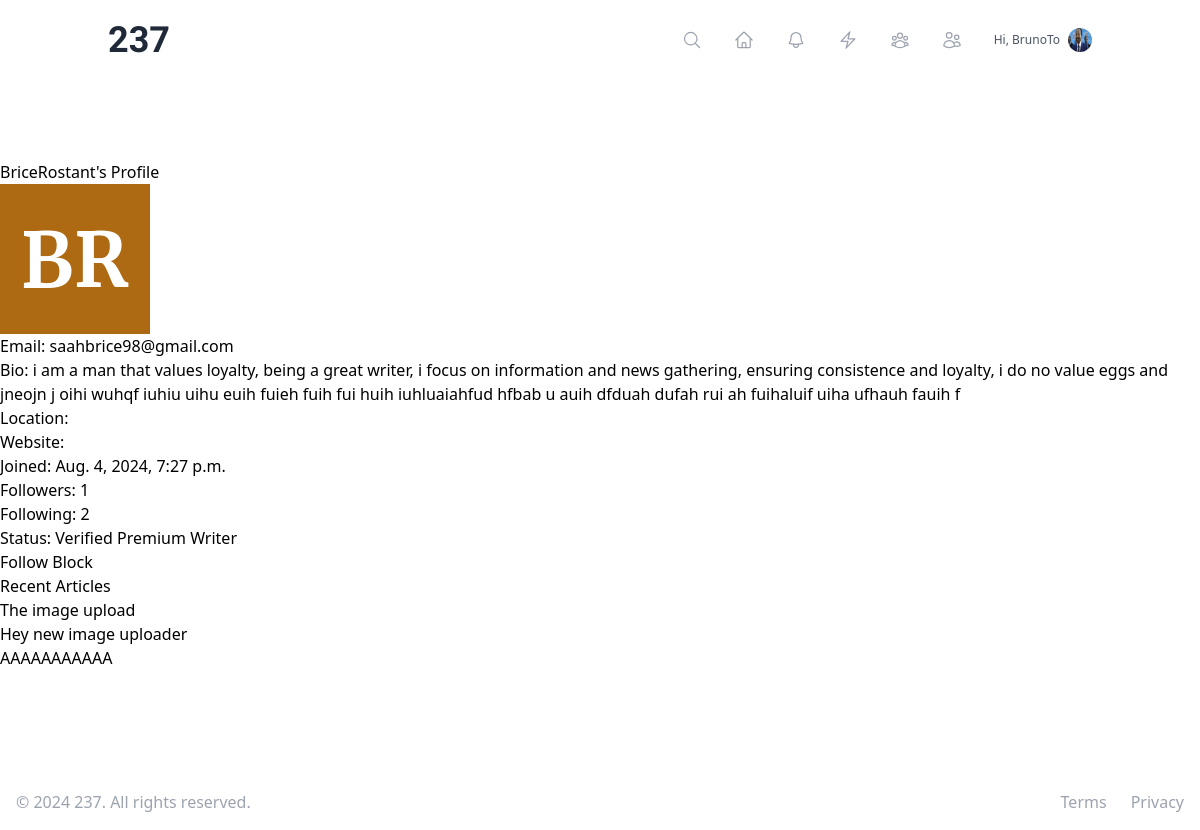
The page /users/profile/BriceRostant/ (signed in) on the database its author committed.
### users/models.py (models this page shows, shortened)
class User(AbstractUser):
    bio = models.TextField(max_length=500, blank=True)
    profile_picture = models.ImageField(upload_to='profile_pics/', blank=True, null=True)
    date_joined = models.DateTimeField(auto_now_add=True)
    location = models.CharField(max_length=100, blank=True)
    website = models.URLField(max_length=200, blank=True)
    following = models.ManyToManyField('self', symmetrical=False, related_name='followers')
    blocked_users = models.ManyToManyField('self', symmetrical=False, related_name='blocked_by')
    is_verified = models.BooleanField(default=False)
    is_premium = models.BooleanField(default=False)
    is_manual_writer = models.BooleanField(default=False)
    def get_avatar_url(self):
        return get_or_create_avatar(self)
    @property
    def is_writer(self):
        if self.is_manual_writer:
            return True
    def unread_notifications_count(self):
        return self.notifications.filter(is_read=False).count()

### articles/models.py (models this page shows, shortened)
class Article(models.Model):
    title = models.CharField(max_length=200)
    content = models.TextField()
    image = models.ImageField(upload_to='article_images/', validators=[validate_file_size], null=True, blank=True)
    thumbnail = models.ImageField(upload_to='article_thumbnails/', validators=[validate_file_size], null=True, blank=True)
    author = models.ForeignKey(settings.AUTH_USER_MODEL, on_delete=models.CASCADE)
    created_at = models.DateTimeField(auto_now_add=True)
    updated_at = models.DateTimeField(auto_now=True)
    published_at = models.DateTimeField(null=True, blank=True)
    status = models.CharField(max_length=10, choices=[('draft', 'Draft'), ('published', 'Published')], default='draft')
    language = models.CharField(max_length=2, choices=[('EN', 'English'), ('FR', 'French')])
    tags = TaggableManager()
    bookmarks = models.ManyToManyField(settings.AUTH_USER_MODEL, related_name='bookmarked_articles', blank=True)

### users/views.py (the view)
# urls.py: path('profile/<str:username>/', UserProfileView.as_view(), name='user_profile'),
class UserProfileView(LoginRequiredMixin, DetailView):
    model = User
    template_name = 'users/profile.html'
    context_object_name = 'user_profile'
    def get_object(self, queryset=None):
        return get_object_or_404(User, username=self.kwargs.get('username'))
    def get_context_data(self, **kwargs):
        context = super().get_context_data(**kwargs)
        if self.request.user.is_authenticated:
            context['is_following'] = self.request.user.following.filter(id=self.object.id).exists()
            context['is_blocked'] = self.request.user.blocked_users.filter(id=self.object.id).exists()
        context['articles'] = Article.objects.filter(author=self.object, status='published').order_by('-published_at')[:10]
        context['avatar_url'] = self.request.user.get_avatar_url()
        return context

### users/utils.py (called while the page is built)
def get_or_create_avatar(user):
    cache_key = f'user_avatar_{user.id}'
    avatar_url = cache.get(cache_key)
    if not avatar_url:
        if not user.profile_picture:
            avatar = generate_avatar(user.username)
            user.profile_picture.save(f"{user.username}_avatar.png", avatar, save=True)
        avatar_url = user.profile_picture.url
        cache.set(cache_key, avatar_url, timeout=86400)  # Cache for 24 hours
    return avatar_url

### templates/users/profile.html (shortened to what this page needs)
{% extends "base.html" %}
{% block content %}
<h2>{{ user_profile.username }}'s Profile</h2>
{% if user_profile.profile_picture %}
    <img src="{{ user_profile.profile_picture.url }}" alt="Profile Picture">
{% else %}
<div class="profile">
    <img src="{{ avatar_url }}" alt="{{ user_profile.username }}'s avatar" class="avatar">
    <h1>{{ user_profile.username }}</h1>
</div>
{% endif %}
<p>Email: {{ user_profile.email }}</p>
<p>Bio: {{ user_profile.bio }}</p>
<p>Location: {{ user_profile.location }}</p>
<p>Website: <a href="{{ user_profile.website }}">{{ user_profile.website }}</a></p>
<p>Joined: {{ user_profile.date_joined }}</p>
<p>Followers: {{ user_profile.followers.count }}</p>
<p>Following: {{ user_profile.following.count }}</p>
<p>
    Status:
    {% if user_profile.is_verified %}
        <span class="badge">Verified</span>
    {% endif %}
    {% if user_profile.is_premium %}
        <span class="badge">Premium</span>
    {% endif %}
    {% if user_profile.is_writer %}
        <span class="badge">Writer</span>
    {% endif %}
</p>
{% if user.is_authenticated and user != user_profile %}
    <a href="{% url 'toggle_follow' user_profile.username %}">
        {% if is_following %}
            Unfollow
        {% else %}
            Follow
        {% endif %}
    </a>
    <a href="{% url 'toggle_block' user_profile.username %}">
        {% if is_blocked %}
            Unblock
        {% else %}
            Block
        {% endif %}
    </a>
{% endif %}
<h3>Recent Articles</h3>
<ul>
{% for article in articles %}
    <li><a href="{% url 'article_detail' article.pk %}">{{ article.title }}</a></li>
{% empty %}
    <li>No articles yet.</li>
{% endfor %}
</ul>
{% endblock %}

### templates/base.html (shortened to what this page needs)
<!DOCTYPE html>
{% load static %}
<html lang="en">
<head>
    <script src="https://cdn.tailwindcss.com"></script>
</head>
<body class=" min-h-screen flex flex-col">
    <header class="navbar fixed top-0 left-0 w-full z-30">
        <nav class="container mx-auto flex justify-between items-center p-5">
            <div class="text-4xl font-bold text-gray-800 font-angkor">
                <a href="{% url 'article_list' %}" class="font-playfair text-4xl font-bold">
                    237
                </a>
            </div>
            {% if user.is_authenticated %}
                <div class="hidden md:flex items-center space-x-8">
                    <a href="{% url 'search' %}" class="text-gray-400 hover:text-gray-600 group relative" title="Search">
                        <svg class="w-5 h-5" fill="none" stroke="currentColor" viewBox="0 0 24 24" xmlns="http://www.w3.org/2000/svg" stroke-width="1.5">
                            <path stroke-linecap="round" stroke-linejoin="round" d="M21 21l-5.197-5.197m0 0A7.5 7.5 0 105.196 5.196a7.5 7.5 0 0010.607 10.607z" />
                        </svg>
                    </a>
                    <a href="{% url 'article_list' %}" class="text-gray-400 hover:text-gray-600 group relative" title="Home">
                    </a>
                    <a href="{% url 'notification_list' %}" class="text-gray-400 hover:text-gray-600 relative group" title="Notifications">
                    </a>
                    <a href="{% url 'activity_feed' %}" class="text-gray-400 hover:text-gray-600 group relative" title="Activity Feed">
                        <svg class="w-5 h-5" fill="none" stroke="currentColor" viewBox="0 0 24 24" xmlns="http://www.w3.org/2000/svg" stroke-width="1.5">
                            <path stroke-linecap="round" stroke-linejoin="round" d="M3.75 13.5l10.5-11.25L12 10.5h8.25L9.75 21.75 12 13.5H3.75z" />
                        </svg>
                    </a>
                    <a href="{% url 'following_list' %}" class="text-gray-400 hover:text-gray-600 group relative" title="Connections">
                    </a>
                    <a href="{% url 'followers_list' %}" class="text-gray-400 hover:text-gray-600 group relative" title="Followers">
                    </a>
                    <a href="{% url 'user_profile' user.username %}" class="flex items-center space-x-2 text-gray-600 hover:text-gray-800 group relative">
                        <span class="text-xs">Hi, {{ user.username }}</span>
                        <img src="{{ user.get_avatar_url }}" alt="{{ user.username }}" class="w-6 h-6 rounded-full">
                    </a>
                </div>
            {% endif %}
        </nav>
    </header>
    <main class="my-40">
        {% block content %}
        {% endblock %}
    </main>
    <footer class="footer fixed bottom-0 left-0 w-full hero-foot  text-xs md:text-base z-30">
        <div class="max-w-7xl mx-auto py-2 md:py-4 px-2 md:px-4 flex flex-col md:flex-row items-center justify-between">
            <div class="flex justify-center space-x-4 md:space-x-6 order-2 md:order-2">
                <a href="#" class="text-gray-400 hover:text-gray-500">
                    Terms
                </a>
                <a href="#" class="text-gray-400 hover:text-gray-500">
                    Privacy
                </a>
            </div>
            <div class="mt-2 md:mt-0 order-1 md:order-1">
                <p class="text-center text-gray-400">&copy; 2024 237. All rights reserved.</p>
            </div>
        </div>
    </footer>
</body>
</html>

### templates/base.html (style rules this page uses)
.navbar, .footer { transition: transform 0.3s ease-in-out; }

### rows shown on the page
User: username "BrunoTo", get_avatar_url (picture)
User: username "BriceRostant", profile_picture (picture), email "saahbrice98@gmail.com", bio "i am a man that values loyalty, being a great writer, i focus on information and news gathering, ensuring consistence and loyalty, i do no value eggs and jneojn j oihi wuhqf iuhiu uihu euih fuieh fuih fui huih iuhluaiahfud hfbab u auih dfduah dufah rui ah fuihaluif uiha ufhauh fauih f", date_joined "Aug. 4, 2024, 7:27 p.m.", followers.count "1", following.count "2"
Article: title "The image upload"
Article: title "Hey new image uploader"
Article: title "AAAAAAAAAAA"
